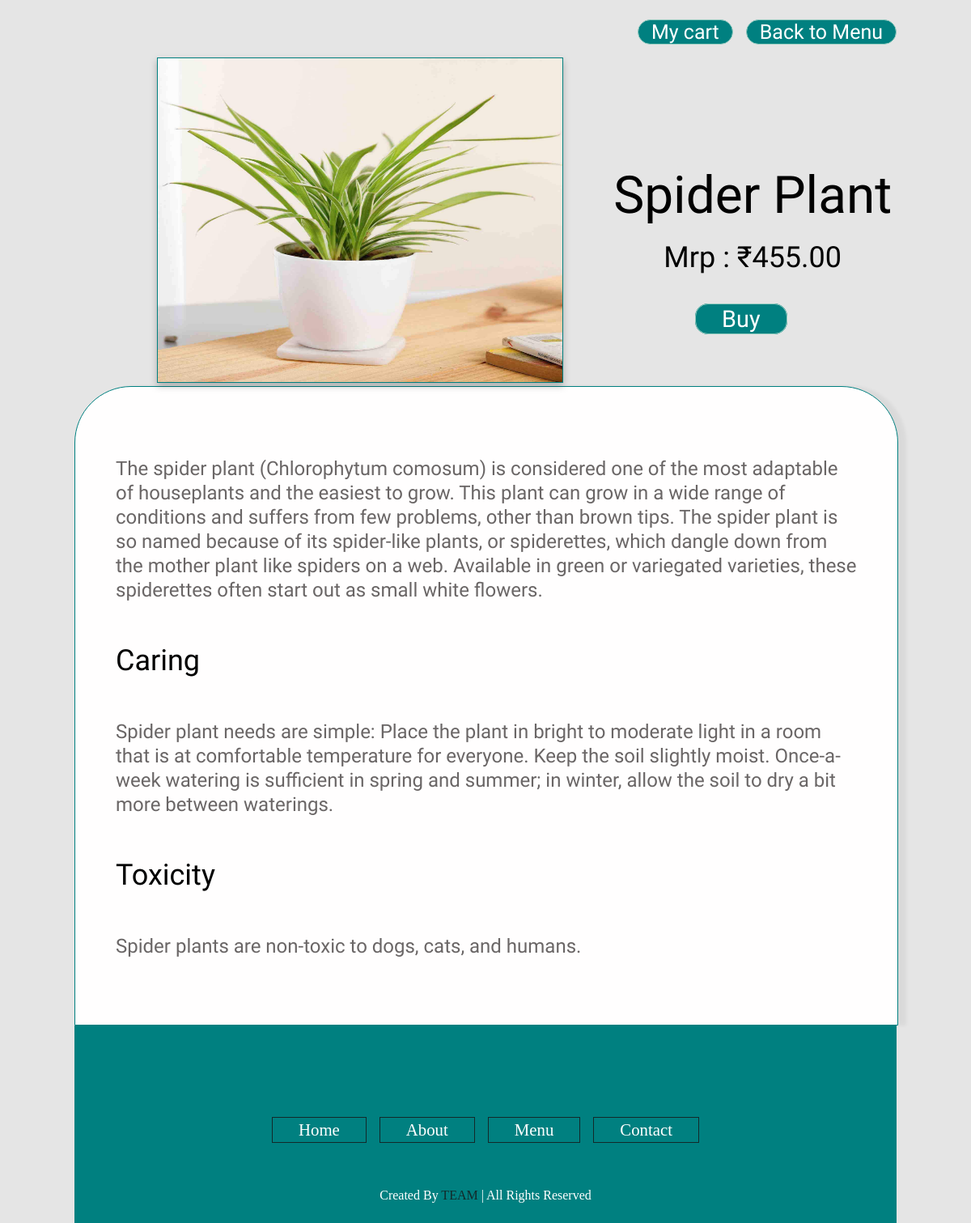
The page /detail.php?id=20 on the database its author committed.
### tables this page shows
CREATE TABLE `tb_plant` (
  `id` int unsigned NOT NULL AUTO_INCREMENT,
  `title` varchar(150) DEFAULT NULL,
  `description` text,
  `price` decimal(10,2) DEFAULT NULL,
  `image_name` varchar(255) DEFAULT NULL,
  `category_id` int unsigned DEFAULT NULL,
  `featured` varchar(45) DEFAULT NULL,
  `active` varchar(45) DEFAULT NULL,
  `caring_instructions` text,
  `toxicity` text,
  PRIMARY KEY (`id`)
);

### detail.php (the view, shortened to what this page needs)
<?php
include('config/constants.php');
if (isset($_GET['id'])) {
  $id = $_GET['id'];
  $sql = "SELECT * FROM tb_plant WHERE id = $id";
  $res = mysqli_query($conn, $sql);
  $count_rows = mysqli_num_rows($res);
  if ($count_rows == 1) {
    $row = mysqli_fetch_assoc($res);
    $title = $row['title'];
    $price = $row['price'];
    $cat_id = $row['category_id'];
    $image_name = $row['image_name'];
    $desc = $row['description'];
    $caring_inst = $row['caring_instructions'];
    $toxicity = $row['toxicity'];
  } else {
    $_SESSION["err-details"] = "<div>Details can not be found. Plant not found in database.</div>";
  }
} else {
  $_SESSION["err-details"] = "<div>Unauthorized Access!!!</div>";
}
?>
<!DOCTYPE html>
<html lang="en">
<head>
  <link rel="stylesheet" href="css/detail.css" />
</head>
<body>
  <div class="screen">
      <div class="menu-buttons">
        <a href="<?php echo SITEURL . '/menu.php?id=' . $cat_id; ?>" class="buttons">Back to Menu</a>
        <button class="buttons">My cart</button>
      </div>
      <section class="main-item">
      <div class="firstHalf">
        <img class="plant" src=<?php echo "images/plants/" . $image_name ?> />
      </div>
      <div class="secondHalf">
        <p class="plant-name"><?php echo $title ?></p>
        <p class="Mrp">Mrp : <?php echo "₹" . $price; ?></p>
        <a href='place-order.php?id=<?php echo $id ; ?>' class="buttons1">Buy</a>
      </div>
    </section>
    <section>
      <div class="details">
        <br />
        <br>
        <p class="description">
          <?php echo $desc; ?>
        </p>
        <p class="Heading">Caring</p>
        <p class="description">
          <?php echo $caring_inst; ?>
        </p>
        <p class="Heading">Toxicity</p>
        <p class="description">
          <?php echo $toxicity; ?>
        </p>
      </div>
    </section>
    <section class="footer">
      <div class="share">
      </div>
      <div class="links">
        <a href="#home">home</a>
        <a href="#about">about</a>
        <a href="#menu">menu</a>
        <a href="#contact">contact</a>
      </div>
      <div class="credit">created by <span>TEAM</span> | all rights reserved</div>
    </section>
  </div>
</body>
</html>

### css/detail.css (style rules this page uses)
html { height: 100%; }
body { padding: 0 7%; height: 100%; background-color: #E5E5E5; }
.screen { background-color: #E5E5E5; height: 100%; }
.menu-buttons { display: flex; flex-direction: row-reverse; width: 100%; text-align: right; border:2px; padding: 1rem; }
.main-item { display: flex; flex-wrap: wrap; place-items: center; }
.firstHalf { flex: 1 1 55%; margin-left: 10%; }
.plant { width: 500px; height: 400px; filter: drop-shadow(0px 4px 4px rgba(0, 0, 0, 0.25)); border: 1px solid teal; transition: transform 500ms ease; }
.secondHalf { flex: 1 1 35%; }
.buttons { font-family: Sunflower; font-size: 25px; font-weight:300; background-color: teal; text-decoration: none; color: white; padding: 0 1rem; border-radius: 1rem; border: 1px solid #91CABE ; margin-right: 1rem; }
.buttons1 { font-family: Sunflower; font-size: 1.8rem; font-weight:250; padding: 1px 2rem; background-color: teal; text-decoration: none; color: white; border-radius: 1rem; border: 1px solid #91CABE ; text-align: center; margin-left: 30%; }
.details { width: 100%; height: 50%; background: #FFFEFE; box-shadow: 10px 0px 4px rgba(0, 0, 0, 0.05); border: 1px solid teal; border-radius: 70px 70px 0px 0px; padding: 0 0 2rem 0; }
.plant-name { text-align: center; font-family: Sunflower; font-style: normal; font-weight: 300; font-size: 64px; line-height: 80px; color: #000000; }
.Mrp { font-family: Sunflower; font-style: normal; font-weight: 300; font-size: 36px; line-height: 45px; text-align: center; color: #000000; margin-top: -50px; }
.Heading { font-family: Sunflower; font-style: normal; font-weight: 300; font-size: 36px; line-height: 45px; color: #000000; margin: 50px; }
.description { font-family: Sunflower; font-style: normal; font-weight: 300; font-size: 24px; line-height: 30px; color: #6A6666; margin: 50px; }
.footer { display: flex; flex-direction: column; background:teal; text-align: center; border: 1px solid teal; }
.footer .share { padding: 1rem 0; }
.footer .links { display: flex; justify-content: center; flex-wrap: wrap; padding: 2rem 0; gap: 1rem; }
.footer .links a { padding: 3px 2rem; color: white; border: 0.5px solid #13292a; font-size: 1.3rem; text-transform: capitalize; text-decoration: none; }
.footer .credit { font-size: 1rem; color: #fff; font-weight: lighter; padding: 1.5rem; text-transform: capitalize; }
.footer .credit span { color: #13292a; }

### rows shown on the page
tb_plant: image_name (picture), title "Spider Plant", price "455.00", description "The spider plant (Chlorophytum comosum) is considered one of the most adaptable of houseplants and the easiest to grow. This plant can grow in a wide range of conditions and suffers from few problems, other than brown tips. The spider plant is so named because of its spider-like plants, or spiderettes, which dangle down from the mother plant like spiders on a web. Available in green or variegated varieties, these spiderettes often start out as small white flowers.", caring_instructions "Spider plant needs are simple: Place the plant in bright to moderate light in a room that is at comfortable temperature for everyone. Keep the soil slightly moist. Once-a-week watering is sufficient in spring and summer; in winter, allow the soil to dry a bit more between waterings.", toxicity "Spider plants are non-toxic to dogs, cats, and humans."
